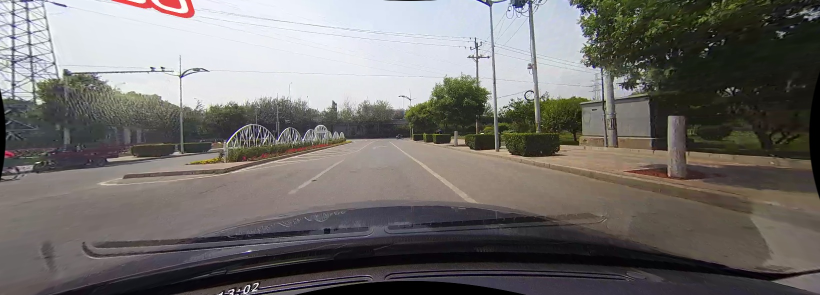
#> input picture opencv/img/1.jpg, 1640 x 590 px (shown at 1/2 size)
$ python 'Homework1_109590043_柯瑞霖.py'
#> lines starting #> are read from the running program, lines starting #| are printed output that depends on the picture; after the words box and inside, x2 and y2 are one past the last pixel; in counts of white or black regions, pixels touching at a corner belong together
import cv2
import numpy as np


kernel = np.ones((3, 3), np.uint8)

img = cv2.imread("../../opencv/img/1.jpg")
#> img is the input picture: shape (590, 1640, 3); mean B, G, R 108.8, 111.3, 114.6

img = cv2.resize(img, (0,0), fx = 1.2, fy = 1.2)
#> img: shape (708, 1968, 3)

img2 = np.copy(img)

gray = cv2.cvtColor(img, cv2.COLOR_BGR2GRAY)
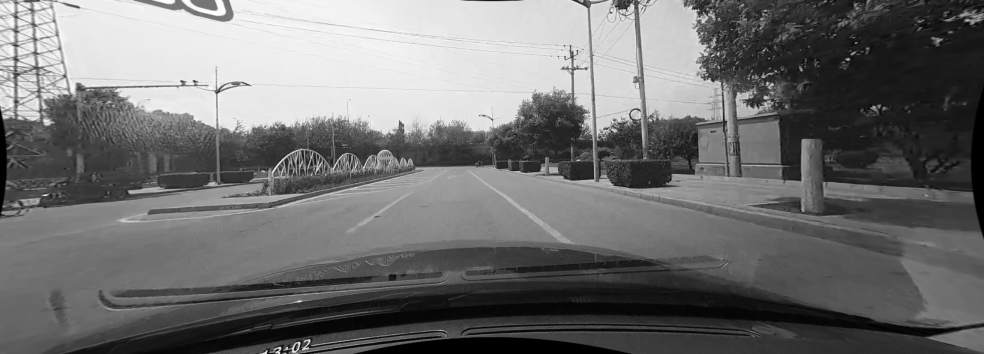
#> gray: shape (708, 1968) (shown at 1/2 size); min 0, max 255, mean 111.9

eq = cv2.equalizeHist(gray)
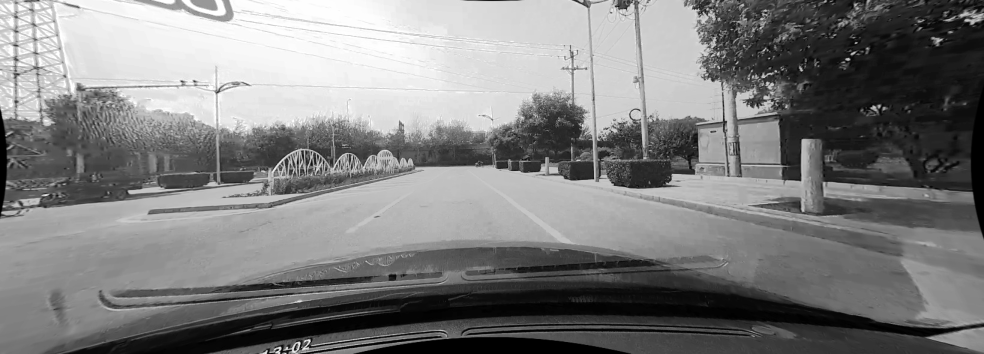
#> eq: shape (708, 1968) (shown at 1/2 size); min 0, max 255, mean 126.7

blur = cv2.GaussianBlur(eq, (3, 3), 0)

ret, img_out = cv2.threshold(blur, 187, 255, cv2.THRESH_BINARY)
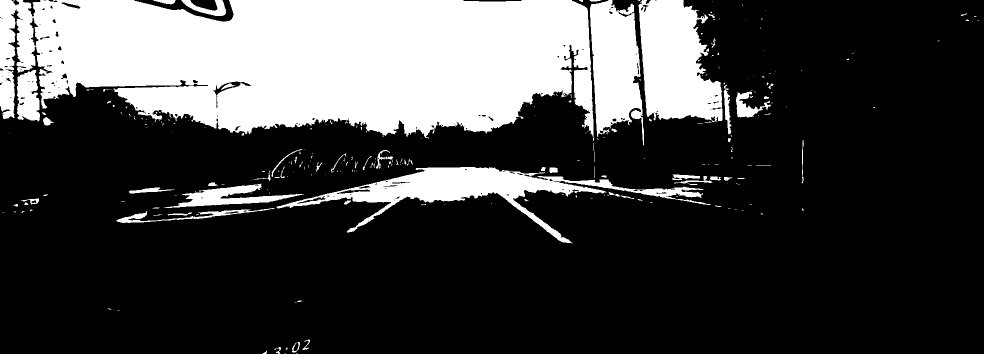
#> img_out: shape (708, 1968) (shown at 1/2 size); 25.7% white; 280 white regions (206 under 20 px), largest, box (x1, y1, x2, y2) and area: (0, 0, 1188, 282) 259816, (1277, 0, 1445, 244) 29586, (553, 334, 1422, 487) 27799

out1 = cv2.morphologyEx(img_out, cv2.MORPH_OPEN, kernel, iterations = 1)
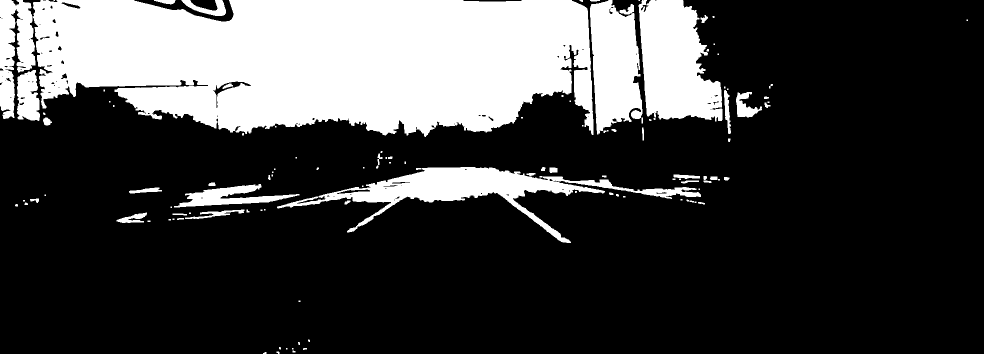
#> out1: shape (708, 1968) (shown at 1/2 size); 25.4% white; 117 white regions (55 under 20 px), largest, box (x1, y1, x2, y2) and area: (66, 0, 1187, 274) 248785, (1277, 0, 1445, 243) 29296, (554, 334, 1402, 486) 27144

#out2 = cv2.morphologyEx(out1, cv2.MORPH_CLOSE, kernel, iterations = 1)

canny = cv2.Canny(out1, 150, 200)
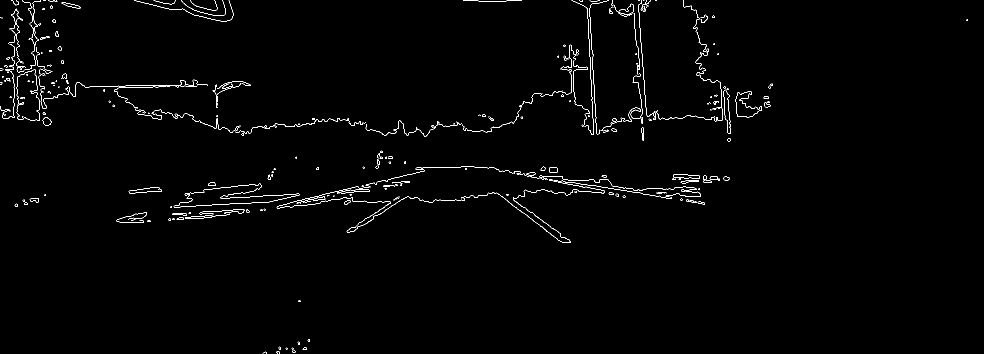
#> canny: shape (708, 1968) (shown at 1/2 size); 1.1% white in thin lines or dots

sp = img.shape
#> sp = (708, 1968, 3)

roi = canny[int(sp[0]*0.5):sp[0], 0:sp[1]]
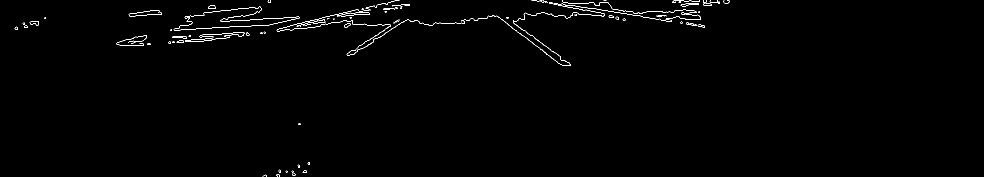
#> roi: shape (354, 1968) (shown at 1/2 size); 0.74% white in thin lines or dots, all inside (x1, y1, x2, y2) = (29, 0, 1459, 354)
# =============================================================================
# lines = cv2.HoughLinesP(img_out,1 , np.pi/180, 10, 50, 4)
# =============================================================================

minLineLength = int(sp[0] // 8)
#> minLineLength = 88
lines = cv2.HoughLinesP(roi,0.5, np.pi/180, 20, minLineLength, maxLineGap=20)
#> lines = 171 rows, first 6: [380, 31, 390, 31], [669, 29, 686, 29], [340, 60, 540, 49], [1106, 31, 1153, 31], [941, 37, 964, 37], [717, 28, 739, 28]

print(sp[0], sp[1])
#| 708 1968

for i in range(len(lines)):
    for x1, y1, x2, y2 in lines[i]:
        if (abs((x2 - x1) / (y2 - y1)) > 3.5):
            continue
        cv2.line(img2, (x1, y1+int(sp[0]*0.5)), (x2, y2+int(sp[0]*0.5)), (0, 255, 0), 3)
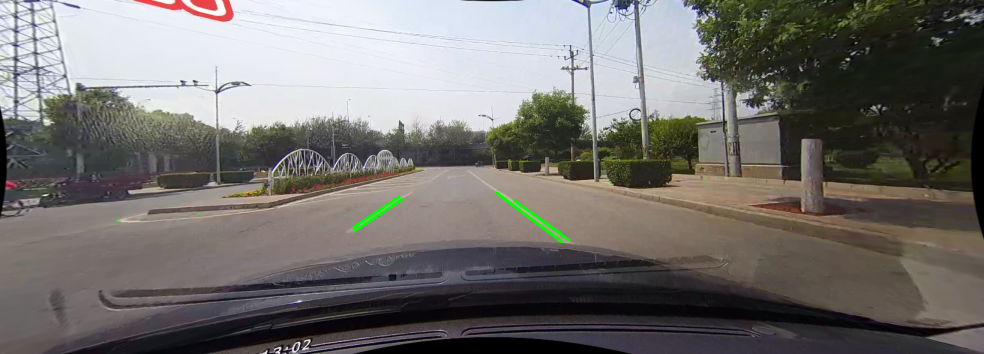
#> img2: shape (708, 1968, 3) (shown at 1/2 size); mean B, G, R 108.4, 111.4, 114.2

#cv2.line(img, (0, 0), (200, 200), (0, 255, 0), 3)

# =============================================================================
cv2.imshow('img',img)
cv2.imshow('img2',img2)
cv2.imshow('gray',gray)
cv2.imshow('eq',eq)
cv2.imshow('blur',blur)
cv2.imshow('imgO',img_out)
cv2.imshow('imgO1',out1)
cv2.imshow('canny',canny)
cv2.imshow('roi', roi)
#cv2.imshow('out2', out2)
print(len(lines))
#| 171
cv2.waitKey(0)

$ run again, with opencv/img/2.jpg copied over opencv/img/1.jpg
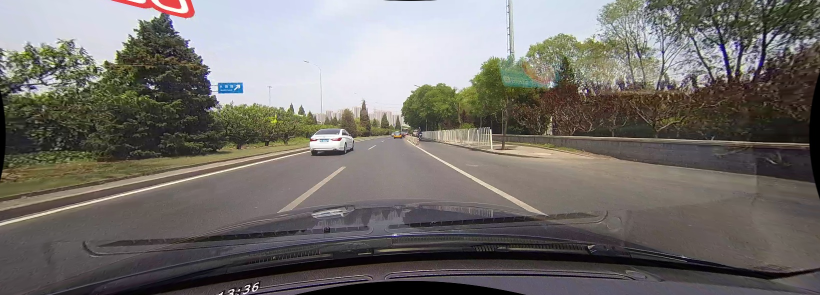
#> input picture opencv/img/2.jpg, 1640 x 590 px (shown at 1/2 size)
#> img is the input picture: shape (590, 1640, 3); mean B, G, R 108.2, 112, 115.7
#> img: shape (708, 1968, 3)
#> `ret, img_out = cv2.threshold(blur, 187, 255, cv2.THRESH_BINARY)`:
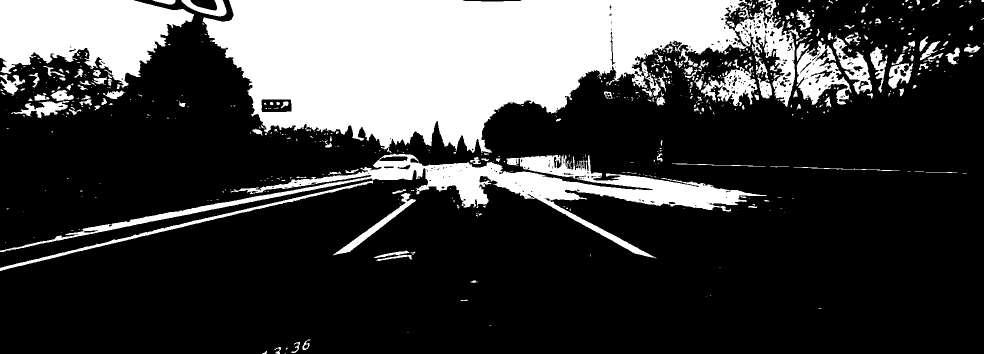
#> img_out: shape (708, 1968) (shown at 1/2 size); 25.3% white; 641 white regions (453 under 20 px), largest, box (x1, y1, x2, y2) and area: (405, 0, 1590, 306) 217637, (0, 307, 1534, 517) 46537, (0, 0, 388, 177) 42486
#> out1: shape (708, 1968); 24.7% white; 322 white regions (131 under 20 px), largest, box (x1, y1, x2, y2) and area: (406, 0, 1590, 305) 215905, (13, 308, 1519, 515) 45206, (0, 0, 388, 174) 42269
#> canny: shape (708, 1968); 1.8% white in thin lines or dots
#> roi: shape (354, 1968); 1.1% white in thin lines or dots, all inside (x1, y1, x2, y2) = (0, 0, 1535, 354)
#> lines = 142 rows, first 6: [372, 97, 745, 10], [266, 116, 708, 14], [248, 99, 740, 3], [319, 73, 341, 69], [385, 61, 731, 0], [258, 124, 472, 74]
#| 708 1968
#> the loop `for i in range(len(lines)):` made 142 passes
#> after the loop `for i in range(len(lines)):`:
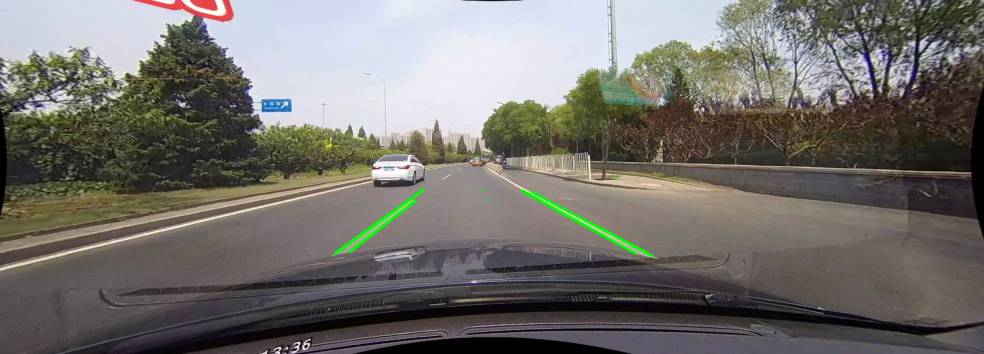
#> img2: shape (708, 1968, 3) (shown at 1/2 size); mean B, G, R 107.5, 112.3, 115
#| 142

$ run again, with opencv/img/5.jpg copied over opencv/img/1.jpg
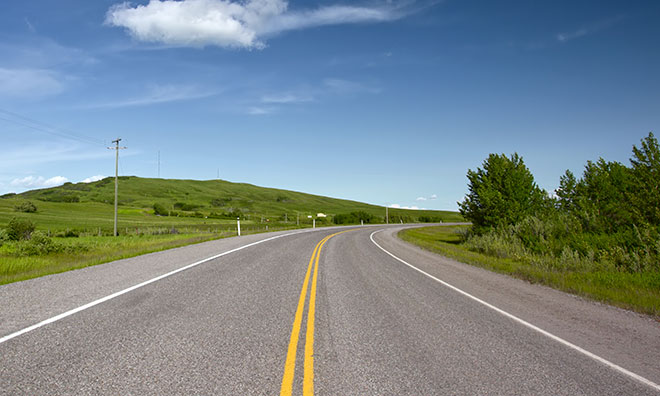
#> input picture opencv/img/5.jpg, 660 x 396 px
#> img is the input picture: shape (396, 660, 3); mean B, G, R 140.9, 137.3, 122.2
#> img: shape (475, 792, 3)
#> `ret, img_out = cv2.threshold(blur, 187, 255, cv2.THRESH_BINARY)`:
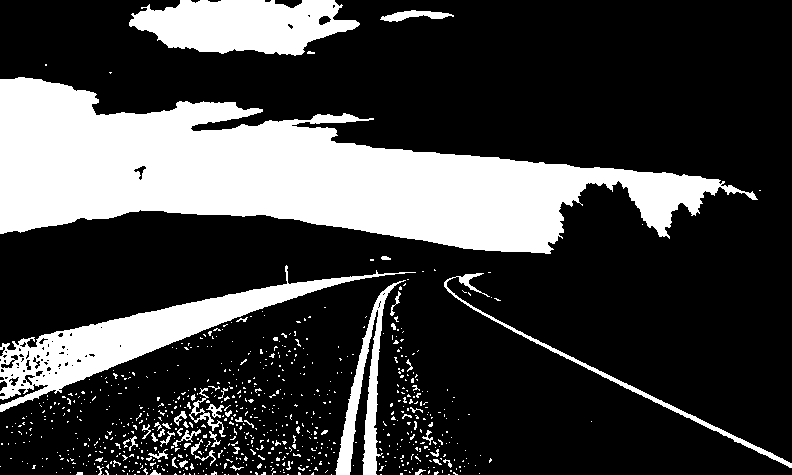
#> img_out: shape (475, 792); 25.3% white; 760 white regions (704 under 20 px), largest, box (x1, y1, x2, y2) and area: (0, 77, 758, 254) 63564, (0, 265, 416, 412) 11890, (129, 0, 360, 56) 9015
#> out1: shape (475, 792); 24% white; 88 white regions (61 under 20 px), largest, box (x1, y1, x2, y2) and area: (0, 77, 721, 254) 62888, (0, 275, 372, 412) 11488, (129, 0, 359, 55) 8970
#> canny: shape (475, 792); 1.7% white in thin lines or dots
#> roi: shape (238, 792); 2% white in thin lines or dots
#> lines = 29 rows, first 6: [2, 174, 251, 74], [512, 94, 791, 230], [491, 80, 789, 225], [376, 234, 376, 202], [22, 101, 278, 47], [335, 237, 351, 149]
#| 475 792
#> the loop `for i in range(len(lines)):` made 29 passes
#> after the loop `for i in range(len(lines)):`:
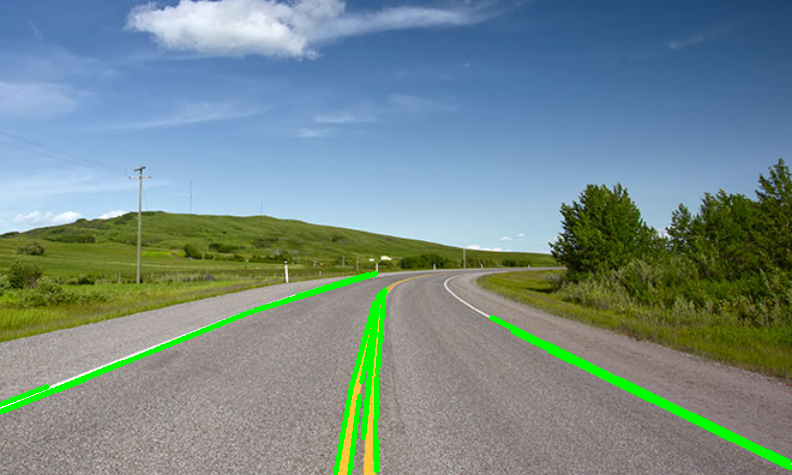
#> img2: shape (475, 792, 3); mean B, G, R 137.5, 139.3, 117.9
#| 29
